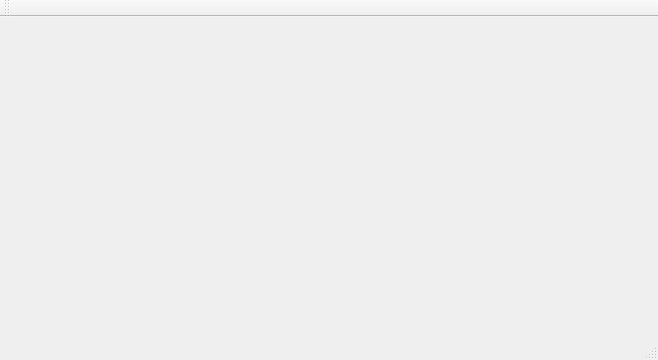
<?xml version="1.0" encoding="UTF-8"?>
<ui version="4.0">
 <class>ImageCropperClass</class>
 <widget class="QMainWindow" name="ImageCropperClass">
  <property name="geometry">
   <rect>
    <x>0</x>
    <y>0</y>
    <width>658</width>
    <height>360</height>
   </rect>
  </property>
  <property name="windowTitle">
   <string>ImageCropper</string>
  </property>
  <widget class="QWidget" name="centralWidget">
   <property name="autoFillBackground">
    <bool>true</bool>
   </property>
  </widget>
  <widget class="QToolBar" name="mainToolBar">
   <attribute name="toolBarArea">
    <enum>TopToolBarArea</enum>
   </attribute>
   <attribute name="toolBarBreak">
    <bool>false</bool>
   </attribute>
  </widget>
  <widget class="QStatusBar" name="statusBar"/>
  <widget class="QMenuBar" name="menuBar">
   <property name="geometry">
    <rect>
     <x>0</x>
     <y>0</y>
     <width>658</width>
     <height>33</height>
    </rect>
   </property>
  </widget>
  <action name="actionConnect">
   <property name="text">
    <string>Connect</string>
   </property>
  </action>
 </widget>
 <layoutdefault spacing="6" margin="11"/>
 <resources/>
 <connections/>
</ui>
